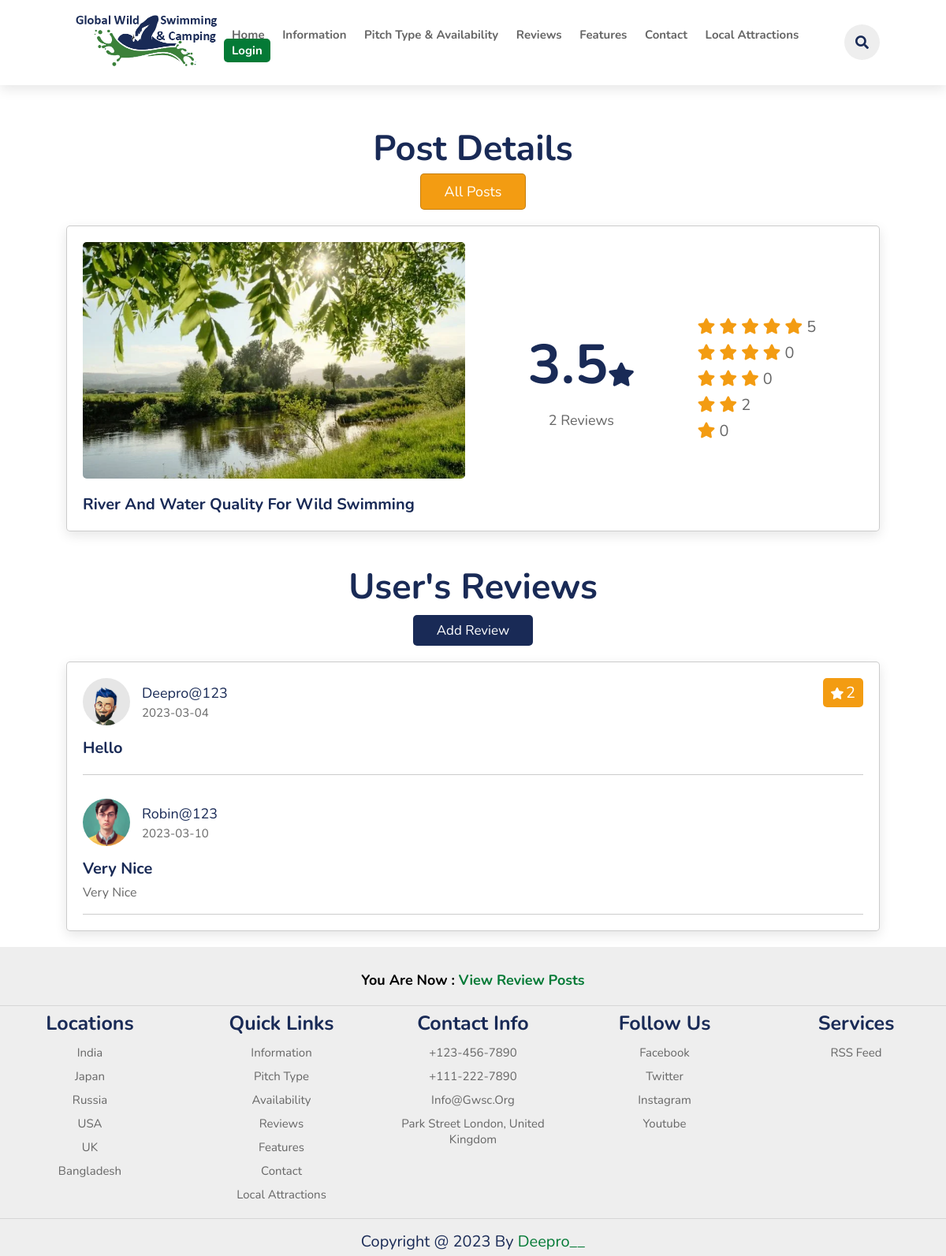
The page /view_review_post.php?get_id=sRKX0vSREJbBzO07wM1H on the database its author committed.
### tables this page shows
CREATE TABLE `posts` (
  `id` varchar(20) NOT NULL,
  `title` varchar(200) NOT NULL,
  `image` varchar(30) NOT NULL
);

CREATE TABLE `users` (
  `id` varchar(20) NOT NULL,
  `name` varchar(50) NOT NULL,
  `email` varchar(50) NOT NULL,
  `password` varchar(100) NOT NULL,
  `image` varchar(30) NOT NULL
);

CREATE TABLE `reviews` (
  `id` varchar(20) NOT NULL,
  `post_id` varchar(20) NOT NULL,
  `user_id` varchar(20) NOT NULL,
  `rating` varchar(1) NOT NULL,
  `title` varchar(50) NOT NULL,
  `description` varchar(1000) NOT NULL,
  `date` date NOT NULL DEFAULT current_timestamp()
);

### components/config.php (called while the page is built, shortened)
<?php
    if(isset($_COOKIE['user_id'])){
        $user_id = $_COOKIE['user_id'];
    }else{
        $user_id = '';
    }
?>

### view_review_post.php (the view, shortened to what this page needs)
<?php
include 'components/config.php';
if (isset($_GET['get_id'])) {
    $get_id = $_GET['get_id'];
} else {
    $get_id = '';
    header('location:review.php');
}
?>
<!DOCTYPE html>
<html lang="en">
<head>
    <link rel="stylesheet" href="https://cdn.jsdelivr.net/npm/swiper@8/swiper-bundle.min.css" />
    <link rel="stylesheet" href="https://cdnjs.cloudflare.com/ajax/libs/font-awesome/5.15.3/css/all.min.css" />
    <link rel="stylesheet" href="css/style.css">
</head>
<body>
    <?php include 'components/header.php'; ?>
    <section>
        <h3 class="sub-heading">Our Features</h3>
        <h1 class="heading">Popular features</h1>
    </section>
    <section class="view-post">
        <div class="heading">
            <h1>post details</h1> <a href="review.php" class="inline-option-btn" style="margin-top: 0;">all posts</a>
        </div>
        <?php
        $select_post = $conn->prepare("SELECT * FROM `posts` WHERE id = ? LIMIT 1");
        $select_post->execute([$get_id]);
        if ($select_post->rowCount() > 0) {
            while ($fetch_post = $select_post->fetch(PDO::FETCH_ASSOC)) {
                $total_ratings = 0;
                $rating_1 = 0;
                $rating_2 = 0;
                $rating_3 = 0;
                $rating_4 = 0;
                $rating_5 = 0;
                $select_ratings = $conn->prepare("SELECT * FROM `reviews` WHERE post_id = ?");
                $select_ratings->execute([$fetch_post['id']]);
                $total_reivews = $select_ratings->rowCount();
                while ($fetch_rating = $select_ratings->fetch(PDO::FETCH_ASSOC)) {
                    $total_ratings += $fetch_rating['rating'];
                    if ($fetch_rating['rating'] == 2) {
                        $rating_2 += $fetch_rating['rating'];
                    }
                    if ($fetch_rating['rating'] == 5) {
                        $rating_5 += $fetch_rating['rating'];
                    }
                }
                if ($total_reivews != 0) {
                    $average = round($total_ratings / $total_reivews, 1);
                } else {
                    $average = 0;
                }
        ?>
                <div class="row">
                    <div class="col">
                        <img src="uploaded_files_posts/<?= $fetch_post['image']; ?>" alt="" class="image">
                        <h3 class="title"><?= $fetch_post['title']; ?></h3>
                    </div>
                    <div class="col">
                        <div class="flex">
                            <div class="total-reviews">
                                <h3><?= $average; ?><i class="fas fa-star"></i></h3>
                                <p><?= $total_reivews; ?> reviews</p>
                            </div>
                            <div class="total-ratings">
                                <p>
                                    <i class="fas fa-star"></i>
                                    <i class="fas fa-star"></i>
                                    <i class="fas fa-star"></i>
                                    <i class="fas fa-star"></i>
                                    <i class="fas fa-star"></i>
                                    <span><?= $rating_5; ?></span>
                                </p>
                                <p>
                                    <i class="fas fa-star"></i>
                                    <i class="fas fa-star"></i>
                                    <i class="fas fa-star"></i>
                                    <i class="fas fa-star"></i>
                                    <span><?= $rating_4; ?></span>
                                </p>
                                <p>
                                    <i class="fas fa-star"></i>
                                    <i class="fas fa-star"></i>
                                    <i class="fas fa-star"></i>
                                    <span><?= $rating_3; ?></span>
                                </p>
                                <p>
                                    <i class="fas fa-star"></i>
                                    <i class="fas fa-star"></i>
                                    <span><?= $rating_2; ?></span>
                                </p>
                                <p>
                                    <i class="fas fa-star"></i>
                                    <span><?= $rating_1; ?></span>
                                </p>
                            </div>
                        </div>
                    </div>
                </div>
        <?php
            }
        } else {
            echo '<p class="empty">post is missing!</p>';
        }
        ?>
    </section>
    <section class="reviews-container">
        <div class="heading">
            <h1>user's reviews</h1> <a href="add_review.php?get_id=<?= $get_id; ?>" class="btn" style="margin-top: 0;">add review</a>
        </div>
        <div class="box-container">
            <?php
            $select_reviews = $conn->prepare("SELECT * FROM `reviews` WHERE post_id = ?");
            $select_reviews->execute([$get_id]);
            if ($select_reviews->rowCount() > 0) {
                while ($fetch_review = $select_reviews->fetch(PDO::FETCH_ASSOC)) {
            ?>
                    <div class="box" <?php if ($fetch_review['user_id'] == $user_id) {
                                            echo 'style="order: -1;"';
                                        }; ?>>
                        <?php
                        $select_user = $conn->prepare("SELECT * FROM `users` WHERE id = ?");
                        $select_user->execute([$fetch_review['user_id']]);
                        while ($fetch_user = $select_user->fetch(PDO::FETCH_ASSOC)) {
                        ?>
                            <div class="user">
                                <?php if ($fetch_user['image'] != '') { ?>
                                    <img src="user_uploaded_files/<?= $fetch_user['image']; ?>" alt="">
                                <?php } else { ?>
                                    <h3><?= substr($fetch_user['name'], 0, 1); ?></h3>
                                <?php }; ?>
                                <div>
                                    <p><?= $fetch_user['name']; ?></p>
                                    <span><?= $fetch_review['date']; ?></span>
                                </div>
                            </div>
                        <?php }; ?>
                        <div class="ratings">
                            <?php if ($fetch_review['rating'] == 2) { ?>
                                <p style="background:var(--orange);"><i class="fas fa-star"></i> <span><?= $fetch_review['rating']; ?></span></p>
                            <?php }; ?>
                            <?php if ($fetch_review['rating'] == 5) { ?>
                                <p style="background:var(--main-color);"><i class="fas fa-star"></i> <span><?= $fetch_review['rating']; ?></span></p>
                            <?php }; ?>
                        </div>
                        <h3 class="title"><?= $fetch_review['title']; ?></h3>
                        <?php if ($fetch_review['description'] != '') { ?>
                            <p class="description"><?= $fetch_review['description']; ?></p>
                        <?php }; ?>
                    </div>
            <?php
                }
            } else {
                echo '<p class="empty">no reviews added yet!</p>';
            }
            ?>
        </div>
    </section>
    <?php include 'components/footer.php'; ?>
</body>
</html>

### css/style.css (style rules this page uses)
:root { --green: #047a36; --black: #192a56; --red: #eb4d4b; --orange: #f39c12; --light-color: #666; --gray-color: #c9c6c6; --box-shadow: 0 .5rem 1.5rem rgba(0, 0, 0, .1); --green-gradient: rgb(6, 129, 57); --white: #fff; --border: .1rem solid rgba(0, 0, 0, .2); }
* { font-family: 'Nunito', sans-serif; margin: 0; padding: 0; box-sizing: border-box; text-decoration: none; outline: none; border: none; text-transform: capitalize; transition: all .2s linear; }
html { font-size: 62.5%; overflow-x: hidden; scroll-padding-top: 5.5rem; scroll-behavior: smooth; }
section { padding: 2rem 7%; }
.sub-heading { text-align: center; color: var(--green); font-size: 2rem; padding-top: 1rem; }
.heading { text-align: center; color: var(--black); font-size: 3rem; padding-bottom: 2rem; text-transform: uppercase; }
.btn { margin-top: 1rem; display: inline-block; font-size: 1.7rem; color: #fff; background: var(--black); border-radius: .5rem; cursor: pointer; padding: .8rem 3rem; }
.inline-btn, .inline-delete-btn, .inline-option-btn { display: inline-block; }
.delete-btn, .option-btn, .inline-btn, .inline-delete-btn, .inline-option-btn { margin-top: 1rem; text-align: center; padding: 1rem 3rem; font-size: 1.8rem; border-radius: .5rem; border: var(--border); color: var(--white); cursor: pointer; text-transform: capitalize; }
.option-btn, .inline-option-btn { background-color: var(--orange); }
.view-post .row { display: flex; align-items: center; flex-wrap: wrap; gap: 2rem; background-color: var(--white); box-shadow: var(--box-shadow); border: var(--border); background-color: var(--white); padding: 2rem; border-radius: .5rem; }
.view-post .row .col { flex: 1 1 40rem; }
.view-post .row .col .image { width: 100%; height: 30rem; border-radius: .5rem; object-fit: cover; margin-bottom: 1.5rem; }
.view-post .row .col .title { font-size: 2rem; color: var(--black); }
.view-post .row .col .flex { display: flex; flex-wrap: wrap; gap: 2rem; align-items: center; justify-content: space-evenly; }
.view-post .row .col .flex .total-reviews { text-align: center; }
.view-post .row .col .flex .total-reviews h3 { font-size: 7rem; color: var(--black); }
.view-post .row .col .flex .total-reviews i { font-size: 3rem; }
.view-post .row .col .flex .total-reviews p { font-size: 1.8rem; color: var(--light-color); padding-top: 1rem; }
.view-post .row .col .flex .total-ratings { font-size: 2rem; }
.view-post .row .col .flex .total-ratings p { padding: .3rem 0; }
.view-post .row .col .flex .total-ratings p i { color: var(--orange); }
.view-post .row .col .flex .total-ratings p span { color: var(--light-color); }
.reviews-container .box-container { display: grid; row-gap: 3rem; background-color: var(--white); box-shadow: var(--box-shadow); border: var(--border); border-radius: .5rem; padding: 2rem; }
.reviews-container .box-container .box { border-bottom: var(--border); overflow-x: hidden; padding-bottom: 1.5rem; position: relative; }
.reviews-container .box-container .box .user { display: flex; align-items: center; gap: 1.5rem; margin-bottom: 1rem; }
.reviews-container .box-container .box .user img { height: 6rem; width: 6rem; border-radius: 50%; object-fit: cover; }
.reviews-container .box-container .box .user p { font-size: 1.8rem; color: var(--black); text-overflow: ellipsis; overflow-x: hidden; padding-bottom: .3rem; }
.reviews-container .box-container .box .user span { color: var(--light-color); font-size: 1.5rem; }
.reviews-container .box-container .box .ratings { position: absolute; top: 0; right: 0; z-index: 10; }
.reviews-container .box-container .box .ratings p { border-radius: .5rem; color: var(--white); padding: .5rem 1rem; }
.reviews-container .box-container .box .ratings p span { font-size: 2rem; }
.reviews-container .box-container .box .ratings p i { font-size: 1.5rem; }
.reviews-container .box-container .box .title { font-size: 2rem; color: var(--black); padding: .5rem 0; }
.reviews-container .box-container .box .description { font-size: 1.6rem; white-space: pre-line; color: var(--light-color); line-height: 1.5; }

### rows shown on the page
posts: image (picture), title "River And Water Quality For Wild Swimming", average "3.5", total_reivews "2", rating_5 "5", rating_4 "0", rating_3 "0", rating_2 "2", rating_1 "0"
reviews: date "2023-03-04", rating "2", title "Hello"
users: image (picture), name "Deepro@123"
reviews: date "2023-03-10", title "Very Nice", description "Very Nice"
users: image (picture), name "Robin@123"

### other values the page prints
$title "View Review Posts"
